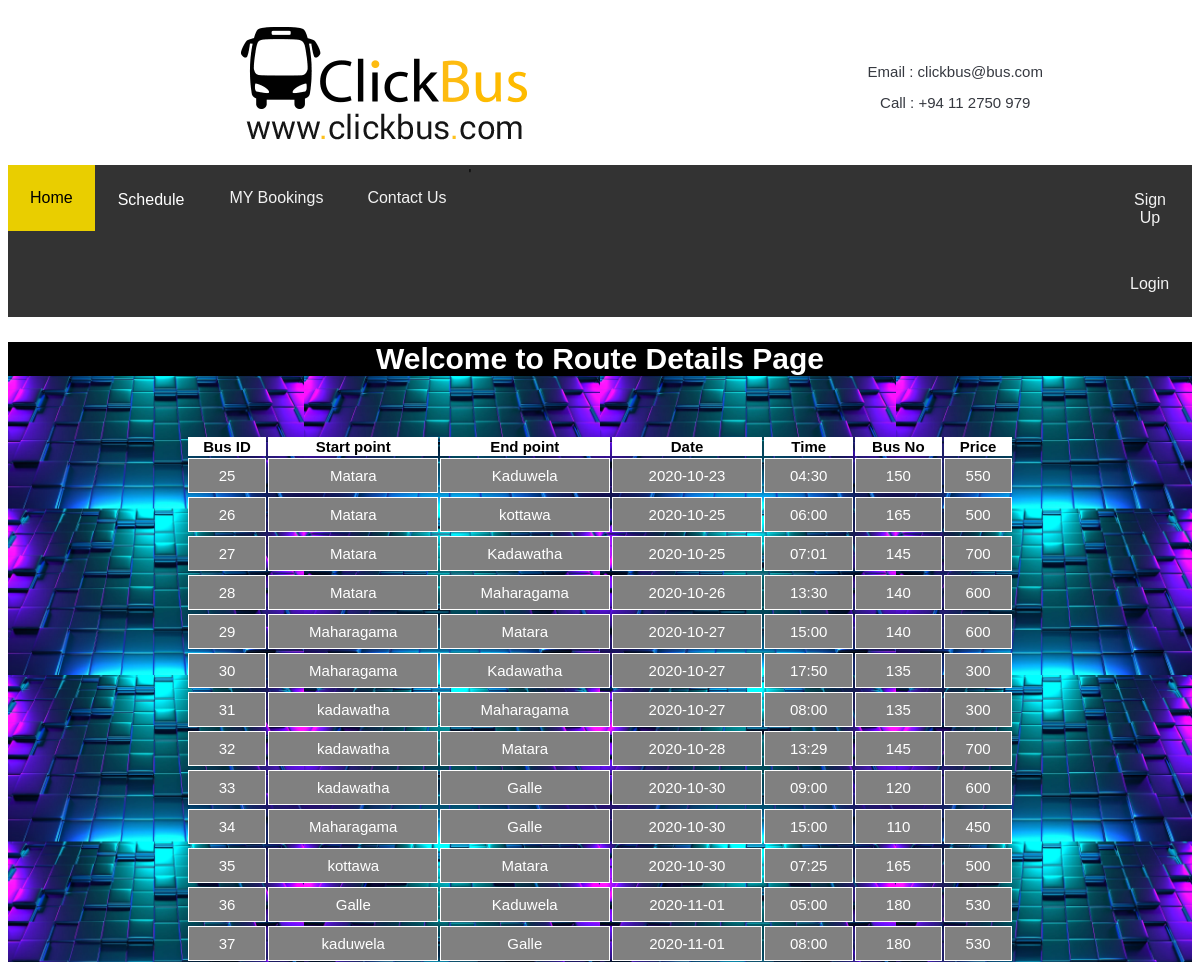
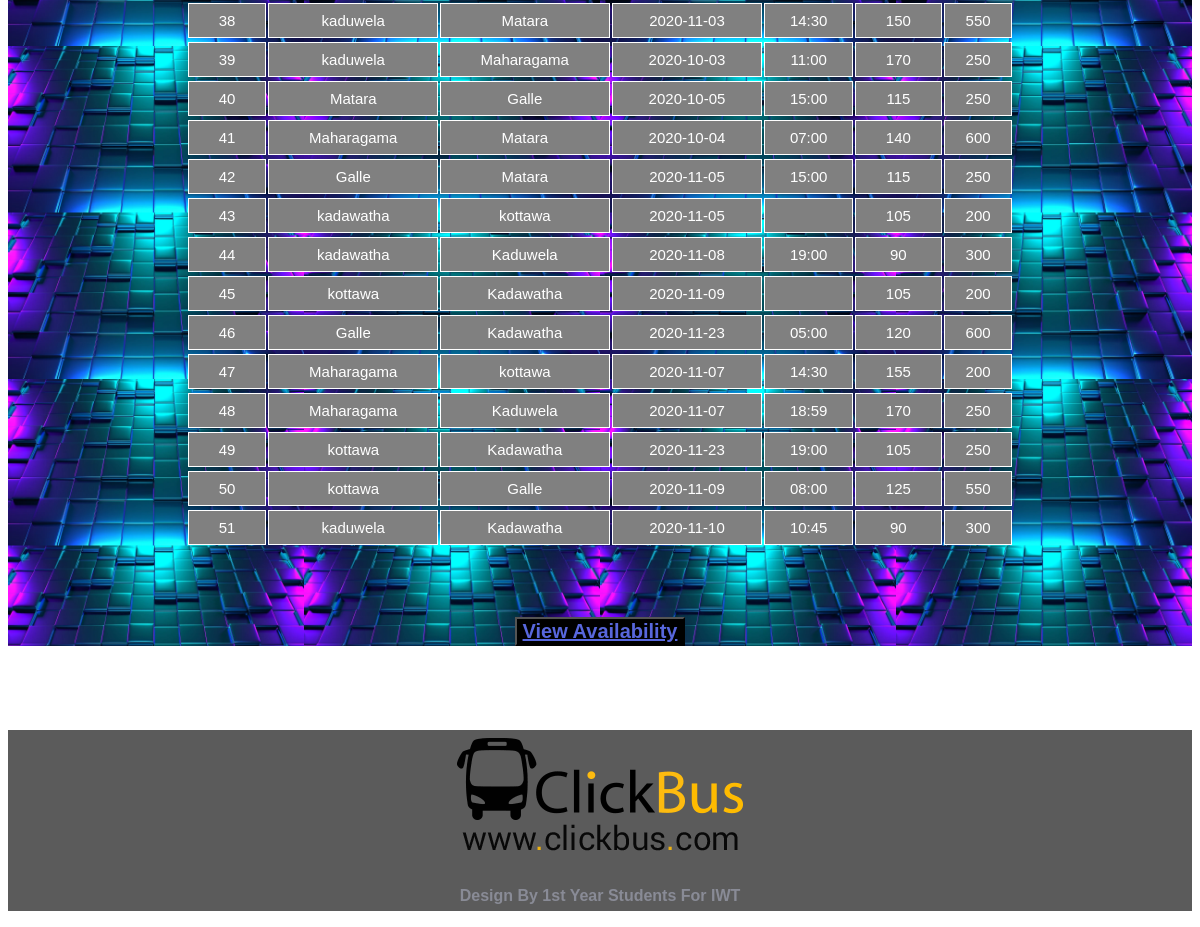
The app's page /IT20188818/route.php with its own data (2 pictures, top to bottom).
### tables this page shows
CREATE TABLE `view_shedule` (
  `bus_id` int(11) NOT NULL,
  `start_point` varchar(20) NOT NULL,
  `end_point` varchar(20) NOT NULL,
  `sdate` varchar(25) NOT NULL,
  `stime` varchar(50) NOT NULL,
  `route_num` varchar(20) NOT NULL,
  `price` float NOT NULL
);

### IT20188818/route.php (the view, shortened to what this page needs)
<?php require('../Database.php') ?>
<!DOCTYPE html>
<html>
<head>
    <link rel="stylesheet" href="css/style.css">
    <link rel="stylesheet" href="css/route.css">
</head>
<body>
<?php include('ScheduleHeading.php');?>
<div class="bgr">
<center>
  <h2 class="top">Welcome to Route Details Page</h2>
  <br><br>
<table id="table2" name="table2" style="width:70%">
  <tr>
    <th>Bus ID</th>
    <th>Start point</th>
    <th>End point</th>
    <th>Date</th>
    <th>Time</th>
      <th>Bus No</th>
    <th>Price</th>
  </tr>
<?php
    $qry = "SELECT * FROM view_shedule";
    $result= $conn->query($qry);
    if ($result->num_rows>0) {
       while ($row=$result->fetch_assoc()) {
           echo"<tr><td>".$row["bus_id"]."</td><td>".$row["start_point"]."</td><td>".$row["end_point"]."</td><td>".$row["sdate"]."</td><td>".$row["stime"]."</td><td>".$row["route_num"]."</td><td>".$row["price"]."</td><tr>";
       }
    }else{
        echo "0 results in table";
    }
   echo"</table>";
?>
<br><br><br><br>
<button type="avl" id="avl" class="avl"><b><a href="details.php">View Availability</a></b></button>
</center>
</div>
<br><br>
<div class="footer">
    <img src="Images/buslogo.png">
    <p>Design By 1st Year Students For IWT</p>
</div>
</body>
</html>

### IT20188818/ScheduleHeading.php (shortened to what this page needs)
<table style="width: 100%">
    <tr>
        <td>
            <img src="Images/buslogo.png">
        </td>
        <td style="">
            <h4 style="">Email : clickbus@bus.com</h4><br><br>
            <h4 style="margin-top:-20px;">Call : +94 11 2750 979</h4>
        </td>
        <td>
    </tr>
</table>
<div class="topnav">
        <?php
        if (isset($_SESSION['uemail'])) {
            echo "'<a class='active' href='../Home.php'>Home</a>";
            echo "<div class='dropdown'>";
            echo " <button class='dropbtn'>Schedule<i class='fa fa-caret-down'></i>
                    </button>
                    <div class='dropdown-content'>
                    <a href='route.php'>Route schedule</a>
                    <a href='details.php'>Bus schedule</a>
              </div>
               </div>
               <a href='../IT20198886/BookTicket.php'>Book Ticket</a>
               <a href='../IT20198886/BookingDetails.php'>MY Bookings History</a>
                <a href='../IT20198572/BUS_contact_info.php'>Contact Us</a>
            <div style='margin-left: 1100px;margin-top: -20px;'>";
            echo "<a href='../IT20192396/IT20192396/Bus%20Scheduling%20And%20Booking%20System/logout.php'><span class='glyphicon glyphicon-log-in'>Log out</a>";
        }
        else {
            echo "'<a class='active' href='../Home.php'>Home</a>";
            echo "<div class='dropdown'>";
             echo " <button class='dropbtn'>Schedule<i class='fa fa-caret-down'></i>
                    </button>
                    <div class='dropdown-content'>
                    <a href='route.php'>Route schedule</a>
                    <a href='details.php'>Bus schedule</a>
              </div></div>
               <a href='../IT20192396/IT20192396/Bus%20Scheduling%20And%20Booking%20System/Login.php'>MY Bookings</a>
                <a href='../IT20198572/BUS_contact_info.php'>Contact Us</a>
            <div style='margin-left: 1100px;margin-top:-15px;'>";
            echo "<a href='../IT20192396/IT20192396/Bus%20Scheduling%20And%20Booking%20System/Register.php'><span class='glyphicon glyphicon-user'></span> Sign Up</a>";
            echo "<a href='../IT20192396/IT20192396/Bus%20Scheduling%20And%20Booking%20System/Login.php'><span class='glyphicon glyphicon-log-in'></span> Login</a>";
        }
        ?>
    </div>
</div>

### IT20188818/css/style.css (style rules this page uses)
body { font-family:Rubik,sans-serif; position:relative; font-weight:400; font-size:15px }
img { max-width:100% }
p { font-size:16px; line-height:30px; color:#898b96; font-weight:300 }
h4 { font-family:Rubik,sans-serif; margin:0; font-weight:400; padding:0; color:#363940 }
a { color:#5867dd }
body { font-family: arial; }
p { font-weight: bold; }
.footer { position: relative; left: 0; bottom: 0; margin-top: 50px; width: 100%; background-color: #5b5b5b; color: white; text-align: center; }

### IT20188818/css/route.css (style rules this page uses)
.bgr { background-image: url("../Images/c.webp"); background-size: 25%; background-repeat: none; }
th { text-align: center; }
td { border: 1px solid white; text-align: center; padding: 8px; font-size: 15px; }
tr:nth-child(even) { background-color: grey; color: white; }
tr:nth-child(odd) { background-color: white; padding: 8px; }
.top { color: white; font-weight:bold; background-color: black; font-size: 30px; }
.avl { background-color: black; color: white; font-weight: bold; font-size: 20px; }

### IT20188818/route.php (style rules this page uses)
.topnav { overflow: hidden; background-color: #333; }
.topnav a { float: left; color: #f2f2f2; text-align: center; padding: 24px 22px; text-decoration: none; font-size: 16px; }
.topnav a.active { background-color: #e9ce00; color: black; }
.dropdown { float: left; overflow: hidden; }
.dropdown .dropbtn { font-size: 16px; border: none; outline: none; color: white; padding: 26px 23px; background-color: inherit; font-family: inherit; margin: 0; }

### records on screen
view_shedule: bus_id "25", start_point "Matara", end_point "Kaduwela", sdate "2020-10-23", stime "04:30", route_num "150", price "550"
view_shedule: bus_id "26", start_point "Matara", end_point "kottawa", sdate "2020-10-25", stime "06:00", route_num "165", price "500"
view_shedule: bus_id "27", start_point "Matara", end_point "Kadawatha", sdate "2020-10-25", stime "07:01", route_num "145", price "700"
view_shedule: bus_id "28", start_point "Matara", end_point "Maharagama", sdate "2020-10-26", stime "13:30", route_num "140", price "600"
view_shedule: bus_id "29", start_point "Maharagama", end_point "Matara", sdate "2020-10-27", stime "15:00", route_num "140", price "600"
view_shedule: bus_id "30", start_point "Maharagama", end_point "Kadawatha", sdate "2020-10-27", stime "17:50", route_num "135", price "300"
view_shedule: bus_id "31", start_point "kadawatha", end_point "Maharagama", sdate "2020-10-27", stime "08:00", route_num "135", price "300"
view_shedule: bus_id "32", start_point "kadawatha", end_point "Matara", sdate "2020-10-28", stime "13:29", route_num "145", price "700"
view_shedule: bus_id "33", start_point "kadawatha", end_point "Galle", sdate "2020-10-30", stime "09:00", route_num "120", price "600"
view_shedule: bus_id "34", start_point "Maharagama", end_point "Galle", sdate "2020-10-30", stime "15:00", route_num "110", price "450"
view_shedule: bus_id "35", start_point "kottawa", end_point "Matara", sdate "2020-10-30", stime "07:25", route_num "165", price "500"
view_shedule: bus_id "36", start_point "Galle", end_point "Kaduwela", sdate "2020-11-01", stime "05:00", route_num "180", price "530"
view_shedule: bus_id "37", start_point "kaduwela", end_point "Galle", sdate "2020-11-01", stime "08:00", route_num "180", price "530"
view_shedule: bus_id "38", start_point "kaduwela", end_point "Matara", sdate "2020-11-03", stime "14:30", route_num "150", price "550"
view_shedule: bus_id "39", start_point "kaduwela", end_point "Maharagama", sdate "2020-10-03", stime "11:00", route_num "170", price "250"
view_shedule: bus_id "40", start_point "Matara", end_point "Galle", sdate "2020-10-05", stime "15:00", route_num "115", price "250"
view_shedule: bus_id "41", start_point "Maharagama", end_point "Matara", sdate "2020-10-04", stime "07:00", route_num "140", price "600"
view_shedule: bus_id "42", start_point "Galle", end_point "Matara", sdate "2020-11-05", stime "15:00", route_num "115", price "250"
view_shedule: bus_id "43", start_point "kadawatha", end_point "kottawa", sdate "2020-11-05", route_num "105", price "200"
view_shedule: bus_id "44", start_point "kadawatha", end_point "Kaduwela", sdate "2020-11-08", stime "19:00", route_num "90", price "300"
view_shedule: bus_id "45", start_point "kottawa", end_point "Kadawatha", sdate "2020-11-09", route_num "105", price "200"
view_shedule: bus_id "46", start_point "Galle", end_point "Kadawatha", sdate "2020-11-23", stime "05:00", route_num "120", price "600"
view_shedule: bus_id "47", start_point "Maharagama", end_point "kottawa", sdate "2020-11-07", stime "14:30", route_num "155", price "200"
view_shedule: bus_id "48", start_point "Maharagama", end_point "Kaduwela", sdate "2020-11-07", stime "18:59", route_num "170", price "250"
view_shedule: bus_id "49", start_point "kottawa", end_point "Kadawatha", sdate "2020-11-23", stime "19:00", route_num "105", price "250"
view_shedule: bus_id "50", start_point "kottawa", end_point "Galle", sdate "2020-11-09", stime "08:00", route_num "125", price "550"
view_shedule: bus_id "51", start_point "kaduwela", end_point "Kadawatha", sdate "2020-11-10", stime "10:45", route_num "90", price "300"
